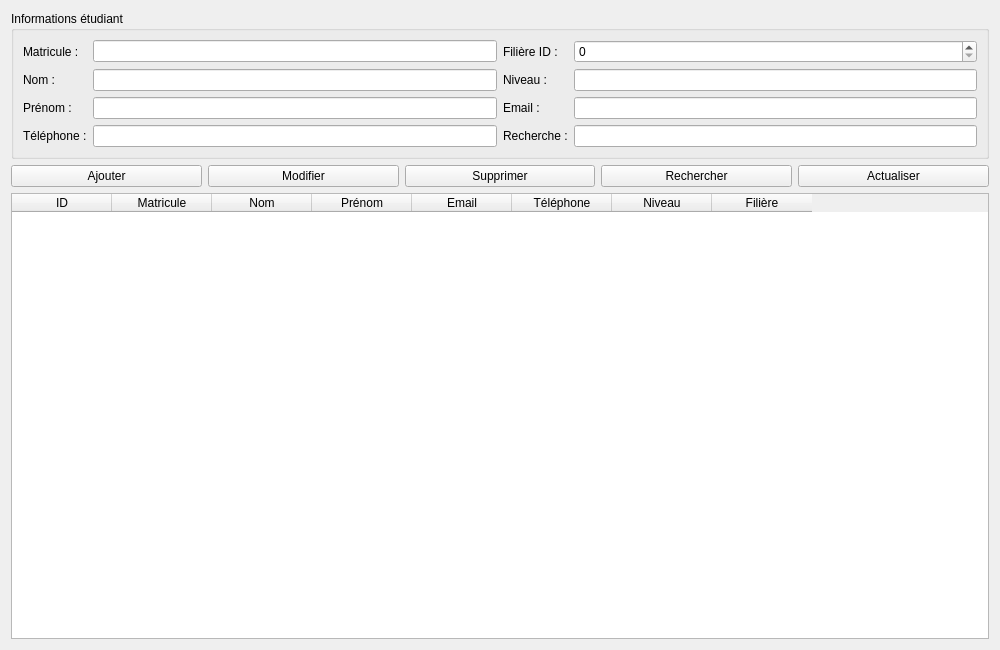
<?xml version="1.0" encoding="UTF-8"?>
<ui version="4.0">
 <class>EtudiantForm</class>
 <widget class="QWidget" name="EtudiantForm">
  <property name="geometry">
   <rect>
    <x>0</x>
    <y>0</y>
    <width>1000</width>
    <height>650</height>
   </rect>
  </property>
  <property name="windowTitle">
    <string>Étudiants</string>
  </property>
  <layout class="QVBoxLayout" name="verticalLayout_2">
   <item>
    <widget class="QGroupBox" name="groupFormulaire">
     <property name="title">
      <string>Informations étudiant</string>
     </property>
     <layout class="QGridLayout" name="gridLayout">
      <item row="0" column="0">
       <widget class="QLabel" name="lblMatricule">
        <property name="text">
         <string>Matricule :</string>
        </property>
       </widget>
      </item>
      <item row="0" column="1">
       <widget class="QLineEdit" name="txtMatricule"/>
      </item>
      <item row="0" column="2">
       <widget class="QLabel" name="lblFiliereId">
        <property name="text">
         <string>Filière ID :</string>
        </property>
       </widget>
      </item>
      <item row="0" column="3">
       <widget class="QSpinBox" name="spinFiliereId">
        <property name="minimum">
         <number>0</number>
        </property>
        <property name="maximum">
         <number>999</number>
        </property>
       </widget>
      </item>
      <item row="1" column="0">
       <widget class="QLabel" name="lblNom">
        <property name="text">
         <string>Nom :</string>
        </property>
       </widget>
      </item>
      <item row="1" column="1">
       <widget class="QLineEdit" name="txtNom"/>
      </item>
      <item row="1" column="2">
       <widget class="QLabel" name="lblNiveau">
        <property name="text">
         <string>Niveau :</string>
        </property>
       </widget>
      </item>
      <item row="1" column="3">
       <widget class="QLineEdit" name="txtNiveau"/>
      </item>
      <item row="2" column="0">
       <widget class="QLabel" name="lblPrenom">
        <property name="text">
         <string>Prénom :</string>
        </property>
       </widget>
      </item>
      <item row="2" column="1">
       <widget class="QLineEdit" name="txtPrenom"/>
      </item>
      <item row="2" column="2">
       <widget class="QLabel" name="lblEmail">
        <property name="text">
         <string>Email :</string>
        </property>
       </widget>
      </item>
      <item row="2" column="3">
       <widget class="QLineEdit" name="txtEmail"/>
      </item>
      <item row="3" column="0">
       <widget class="QLabel" name="lblTelephone">
        <property name="text">
         <string>Téléphone :</string>
        </property>
       </widget>
      </item>
      <item row="3" column="1">
       <widget class="QLineEdit" name="txtTelephone"/>
      </item>
      <item row="3" column="2">
       <widget class="QLabel" name="lblRecherche">
        <property name="text">
         <string>Recherche :</string>
        </property>
       </widget>
      </item>
      <item row="3" column="3">
       <widget class="QLineEdit" name="txtRecherche"/>
      </item>
     </layout>
    </widget>
   </item>
   <item>
    <layout class="QHBoxLayout" name="horizontalLayout">
     <item>
      <widget class="QPushButton" name="btnAjouter">
       <property name="text">
        <string>Ajouter</string>
       </property>
      </widget>
     </item>
     <item>
      <widget class="QPushButton" name="btnModifier">
       <property name="text">
        <string>Modifier</string>
       </property>
      </widget>
     </item>
     <item>
      <widget class="QPushButton" name="btnSupprimer">
       <property name="text">
        <string>Supprimer</string>
       </property>
      </widget>
     </item>
     <item>
      <widget class="QPushButton" name="btnRechercher">
       <property name="text">
        <string>Rechercher</string>
       </property>
      </widget>
     </item>
     <item>
      <widget class="QPushButton" name="btnActualiser">
       <property name="text">
        <string>Actualiser</string>
       </property>
      </widget>
     </item>
    </layout>
   </item>
   <item>
    <widget class="QTableWidget" name="tableEtudiants">
     <property name="columnCount">
      <number>8</number>
     </property>
     <column>
      <property name="text">
       <string>ID</string>
      </property>
     </column>
     <column>
      <property name="text">
       <string>Matricule</string>
      </property>
     </column>
     <column>
      <property name="text">
       <string>Nom</string>
      </property>
     </column>
     <column>
      <property name="text">
       <string>Prénom</string>
      </property>
     </column>
     <column>
      <property name="text">
       <string>Email</string>
      </property>
     </column>
     <column>
      <property name="text">
       <string>Téléphone</string>
      </property>
     </column>
     <column>
      <property name="text">
       <string>Niveau</string>
      </property>
     </column>
     <column>
      <property name="text">
       <string>Filière</string>
      </property>
     </column>
    </widget>
   </item>
  </layout>
 </widget>
 <resources/>
 <connections/>
</ui>
